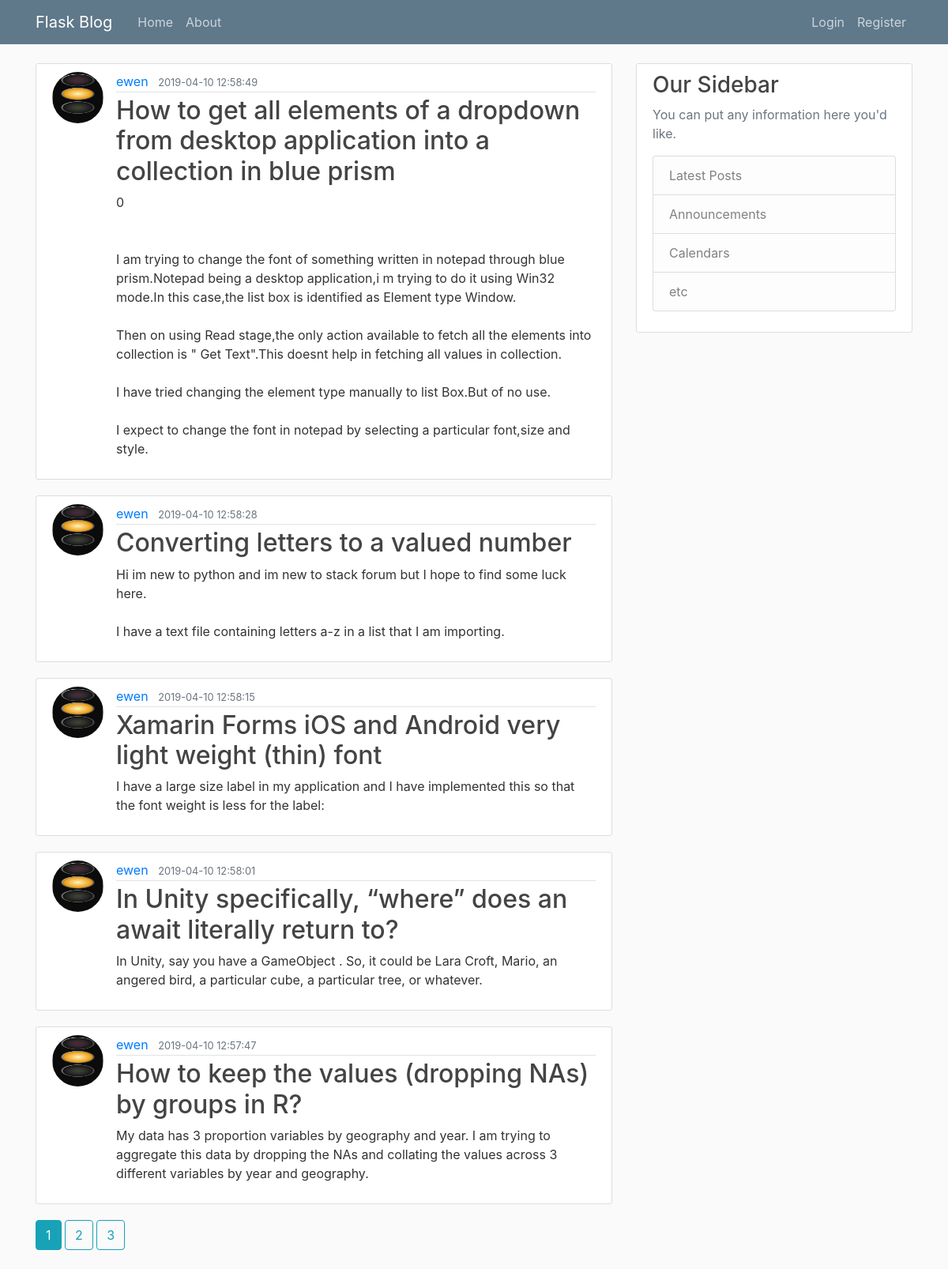
The page /home on the database its author committed.
### flaskblog/models.py (models this page shows, shortened)
class Post(db.Model, UserMixin):
    id = db.Column(db.Integer, primary_key=True)
    title = db.Column(db.String(100), nullable=False)
    data_posted = db.Column(db.DateTime, nullable=False, default=datetime.utcnow)
    content = db.Column(db.Text, nullable=False)
    user_id = db.Column(db.Integer, db.ForeignKey('user.id'), nullable=False)

class User(db.Model, UserMixin):
    id = db.Column(db.Integer, primary_key=True)
    username = db.Column(db.String(20), unique=True, nullable=False)
    email = db.Column(db.String(120), unique=True, nullable=False)
    image_file = db.Column(db.String(20), nullable=False, default ='default.jpg')
    password = db.Column(db.String(60), nullable=False)
    posts = db.relationship('Post', backref='author', lazy=True)

### flaskblog/routes.py (the view)
@app.route("/")
@app.route("/home")
def home():
    page = request.args.get('page', 1, type=int)
    posts = Post.query.order_by(Post.data_posted.desc()).paginate(page=page, per_page=5)
    return render_template('home.html', posts = posts)

### flaskblog/templates/home.html
{% extends 'layout.html' %}
{% block content %}
    {% for post in posts.items %}
        <article class="media content-section">
            <img class="rounded-circle article-img" src="{{ url_for('static', filename='profile_pics/' + post.author.image_file) }}">
            <div class="media-body">
                <div class="article-metadata">
                  <a class="mr-2" href="{{ url_for('user_posts', username=post.author.username) }}">{{ post.author.username }}</a>
                  <small class="text-muted">{{ post.data_posted.strftime('%Y-%m-%d %H:%M:%S') }}</small>
                </div>
            <h2><a class="article-title" href="{{ url_for('post', post_id=post.id) }}">{{ post.title }}</a></h2>
            <p class="article-content">{{ post.content }}</p>
            </div>
        </article>
    {% endfor%}
    {% for page_num in posts.iter_pages(left_edge=1, right_edge=1, left_current=1, right_current=2) %}
        {% if page_num %}
            {% if posts.page == page_num %}
                <a class="btn btn-info mb-4" href="{{ url_for('home', page=page_num) }}">{{ page_num }}</a>
            {% else %}
                <a class="btn btn-outline-info mb-4" href="{{ url_for('home', page=page_num) }}">{{ page_num }}</a>
            {% endif %}
        {% else %}
            ...
        {% endif %}
    {% endfor%}
{% endblock content %}

### flaskblog/templates/layout.html (shortened to what this page needs)
<!DOCTYPE html>
<html lang="en">
<head>
    <link rel="stylesheet" href="https://maxcdn.bootstrapcdn.com/bootstrap/4.0.0/css/bootstrap.min.css">
    <link rel="stylesheet" type="text/css" href="{{ url_for('static', filename='main.css') }}">
</head>
<body>
    <header class="site-header">
        <nav class="navbar navbar-expand-md navbar-dark bg-steel fixed-top">
            <div class="container">
                <a class="navbar-brand mr-4" href="/">Flask Blog</a>
                <div class="collapse navbar-collapse" id="navbarToggle">
                    <div class="navbar-nav mr-auto">
                        <a class="nav-item nav-link" href="{{ url_for('home') }}">Home</a>
                        <a class="nav-item nav-link" href="{{ url_for('about') }}">About</a>
                    </div>
                    <div class="navbar-nav">
                        {% if current_user.is_authenticated %}
                            <a class="nav-item nav-link" href="{{ url_for('account') }}">Account</a>
                            <a class="nav-item nav-link" href="{{ url_for('logout') }}">Logout</a>
                            <a class="nav-item nav-link" href="{{ url_for('new_post') }}">New Post</a>
                        {% else %}
                            <a class="nav-item nav-link" href="{{ url_for('login') }}">Login</a>
                            <a class="nav-item nav-link" href="{{ url_for('register') }}">Register</a>
                        {% endif %}
                    </div>
                </div>
            </div>
        </nav>
    </header>
    <main role="main" class="container">
        <div class="row">
            <div class="col-md-8">
               {% block content %}{% endblock %}
            </div>
            <div class="col-md-4">
                <div class="content-section">
                    <h3>Our Sidebar</h3>
                        <p class='text-muted'>You can put any information here you'd like.
                            <ul class="list-group">
                                <li class="list-group-item list-group-item-light">Latest Posts</li>
                                <li class="list-group-item list-group-item-light">Announcements</li>
                                <li class="list-group-item list-group-item-light">Calendars</li>
                                <li class="list-group-item list-group-item-light">etc</li>
                            </ul>
                        </p>
                </div>
            </div>
      </div>
    </main>
</body>
</html>

### flaskblog/static/main.css (style rules this page uses)
body { background: #fafafa; color: #333333; margin-top: 5rem; }
h1, h2, h3, h4, h5, h6 { color: #444444; }
.bg-steel { background-color: #5f788a; }
.site-header .navbar-nav .nav-link { color: #cbd5db; }
.content-section { background: #ffffff; padding: 10px 20px; border: 1px solid #dddddd; border-radius: 3px; margin-bottom: 20px; }
.article-title { color: #444444; }
.article-content { white-space: pre-line; }
.article-img { height: 65px; width: 65px; margin-right: 16px; }
.article-metadata { padding-bottom: 1px; margin-bottom: 4px; border-bottom: 1px solid #e3e3e3 }

### rows shown on the page
Post: image_file (placeholder picture), author.username "ewen", data_posted "2019-04-10 12:58:49", title "How to get all elements of a dropdown from desktop application into a collection in blue prism", content "0 I am trying to change the font of something written in notepad through blue prism.Notepad being a desktop application,i m trying to do it using Win32 mode.In this case,the list box is identified as Element type Window. Then on using Read stage,the only action available to fetch all the elements into collection is \" Get Text\".This doesnt help in fetching all values in collection. I have tried changing the element type manually to list Box.But of no use. I expect to change the font in notepad by selecting a particular font,size and style."
Post: image_file (placeholder picture), author.username "ewen", data_posted "2019-04-10 12:58:28", title "Converting letters to a valued number", content "Hi im new to python and im new to stack forum but I hope to find some luck here. I have a text file containing letters a-z in a list that I am importing."
Post: image_file (placeholder picture), author.username "ewen", data_posted "2019-04-10 12:58:15", title "Xamarin Forms iOS and Android very light weight (thin) font", content "I have a large size label in my application and I have implemented this so that the font weight is less for the label:"
Post: image_file (placeholder picture), author.username "ewen", data_posted "2019-04-10 12:58:01", title "In Unity specifically, “where” does an await literally return to?", content "In Unity, say you have a GameObject . So, it could be Lara Croft, Mario, an angered bird, a particular cube, a particular tree, or whatever."
Post: image_file (placeholder picture), author.username "ewen", data_posted "2019-04-10 12:57:47", title "How to keep the values (dropping NAs) by groups in R?", content "My data has 3 proportion variables by geography and year. I am trying to aggregate this data by dropping the NAs and collating the values across 3 different variables by year and geography."

### other values the page prints
{{ page_num }} "1"
{{ page_num }} "2" "3"
